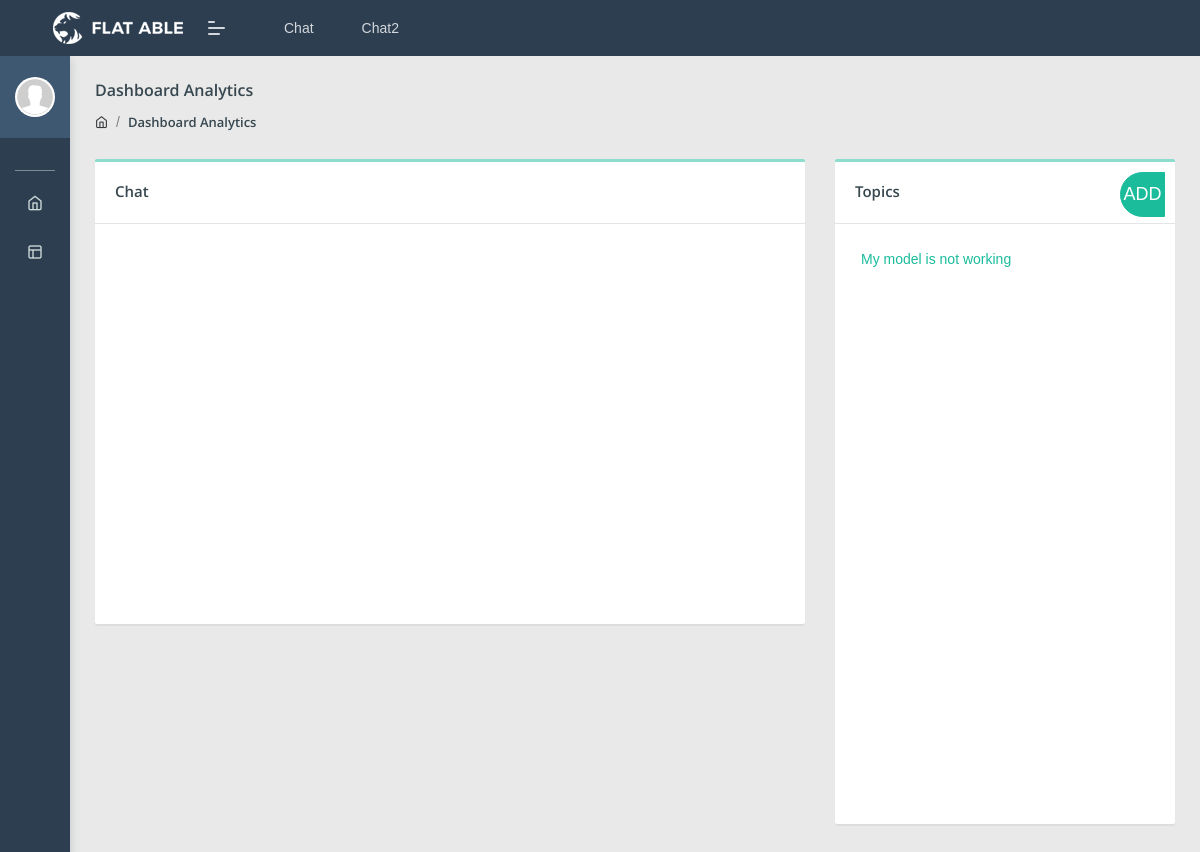
Page /welcome/chat (signed in) on the earlier database version.
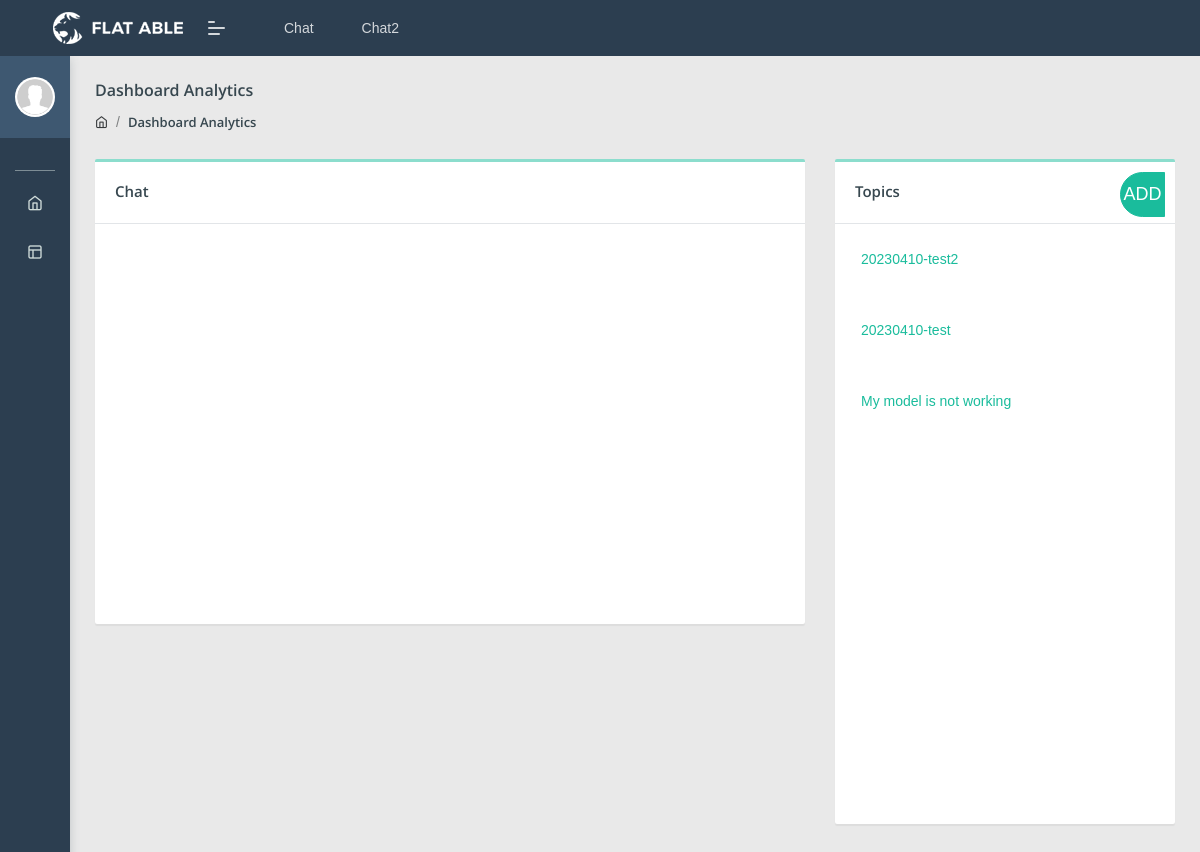
Same page on the later database version.
### welcome/models.py (models this page shows, shortened)
class chat(models.Model):
    chatOwner = models.ForeignKey(User, null = True, on_delete = models.SET_NULL, related_name='chat', blank = True)
    chatTitle  = models.CharField(max_length=256)
    createdDate = models.DateTimeField(default=timezone.now)
    chatReceiver = models.ForeignKey(User, null=True, on_delete=models.CASCADE, related_name='chat_reciver', blank=True)
    chatContent = models.TextField()
    is_viewed = models.BooleanField(default=False)
    archived = models.BooleanField(default=False)
    viewedDate = models.DateTimeField(null=True)

### welcome/views.py (the view)
# urls.py: path('chat', views.chatPage, name = 'chat'),
@login_required(login_url='login')
def chatPage(request):
    userNow = str(request.user)
    if str(request.user) != 'admin':
        chatList = chat.objects.filter(Q(chatOwner = request.user) | Q(chatReceiver = request.user)).all().order_by('-createdDate').values()
    else:
        chatList = chat.objects.all().order_by('-createdDate').values()
    form = chatModelForm(request.POST or None)
    context = {"form": form,
                "chatListAll":chatList,
                }
    if request.method == "POST":
        if form.is_valid():
            form.save()
            return HttpResponseRedirect('/welcome/chat')
    return render(request, 'chat.html', context)

### templates/chat.html (shortened to what this page needs)
{% extends 'chat_base_template.html' %}
{% load i18n %}
{% load static %}
{%block chatContent%}
<div class="col-lg-8 col-md-32">
    <div class="card chat-card">
        <div class="card-header">
            {% if replyForm %}
                <h5 id="chat_topic_name">Chat: {{title}}</h5>
            {% else %}
            <h5 id="chat_topic_name">Chat</h5>
            {% endif %}
        </div>
        <div class="card-body" style="height:400px;overflow-x:hidden;overflow-y:auto">
        </div>
    </div>
</div>
{%endblock%}
{%block chatItem%}
{% include 'chatItem.html' %}
{%endblock%}

### templates/chatItem.html (shortened to what this page needs)
<div class="col-lg-4 col-md-32">
    <div class="card table-card review-card">
        <div class="card-header borderless ">
            <h5>Topics</h5>
            <div class="card-header-right">
                <div class="btn-group card-option">
                    {% if form %}
                        <button class="btn  btn-icon btn-primary" data-toggle="modal" data-target="#exampleModalCenter">ADD</button>
                    {% endif%}
                </div>
            </div>
        </div>
        <div class="card-body pb-0" style="height:600px;overflow-y:auto">
            <div class="review-block">
                {%for chat in chatListAll%}
                    <div id="{{chat.id}}">
                        <a href="{% url 'chatDetails' chat.id%}" style="padding:1.5em">
                            {{chat.chatTitle}}
                        </a>
                    </div>
                {% endfor%}
            </div>
        </div>
    </div>
</div>

Differences in the rows shown:
added chat: chatTitle "20230410-test2"
added chat: chatTitle "20230410-test"
